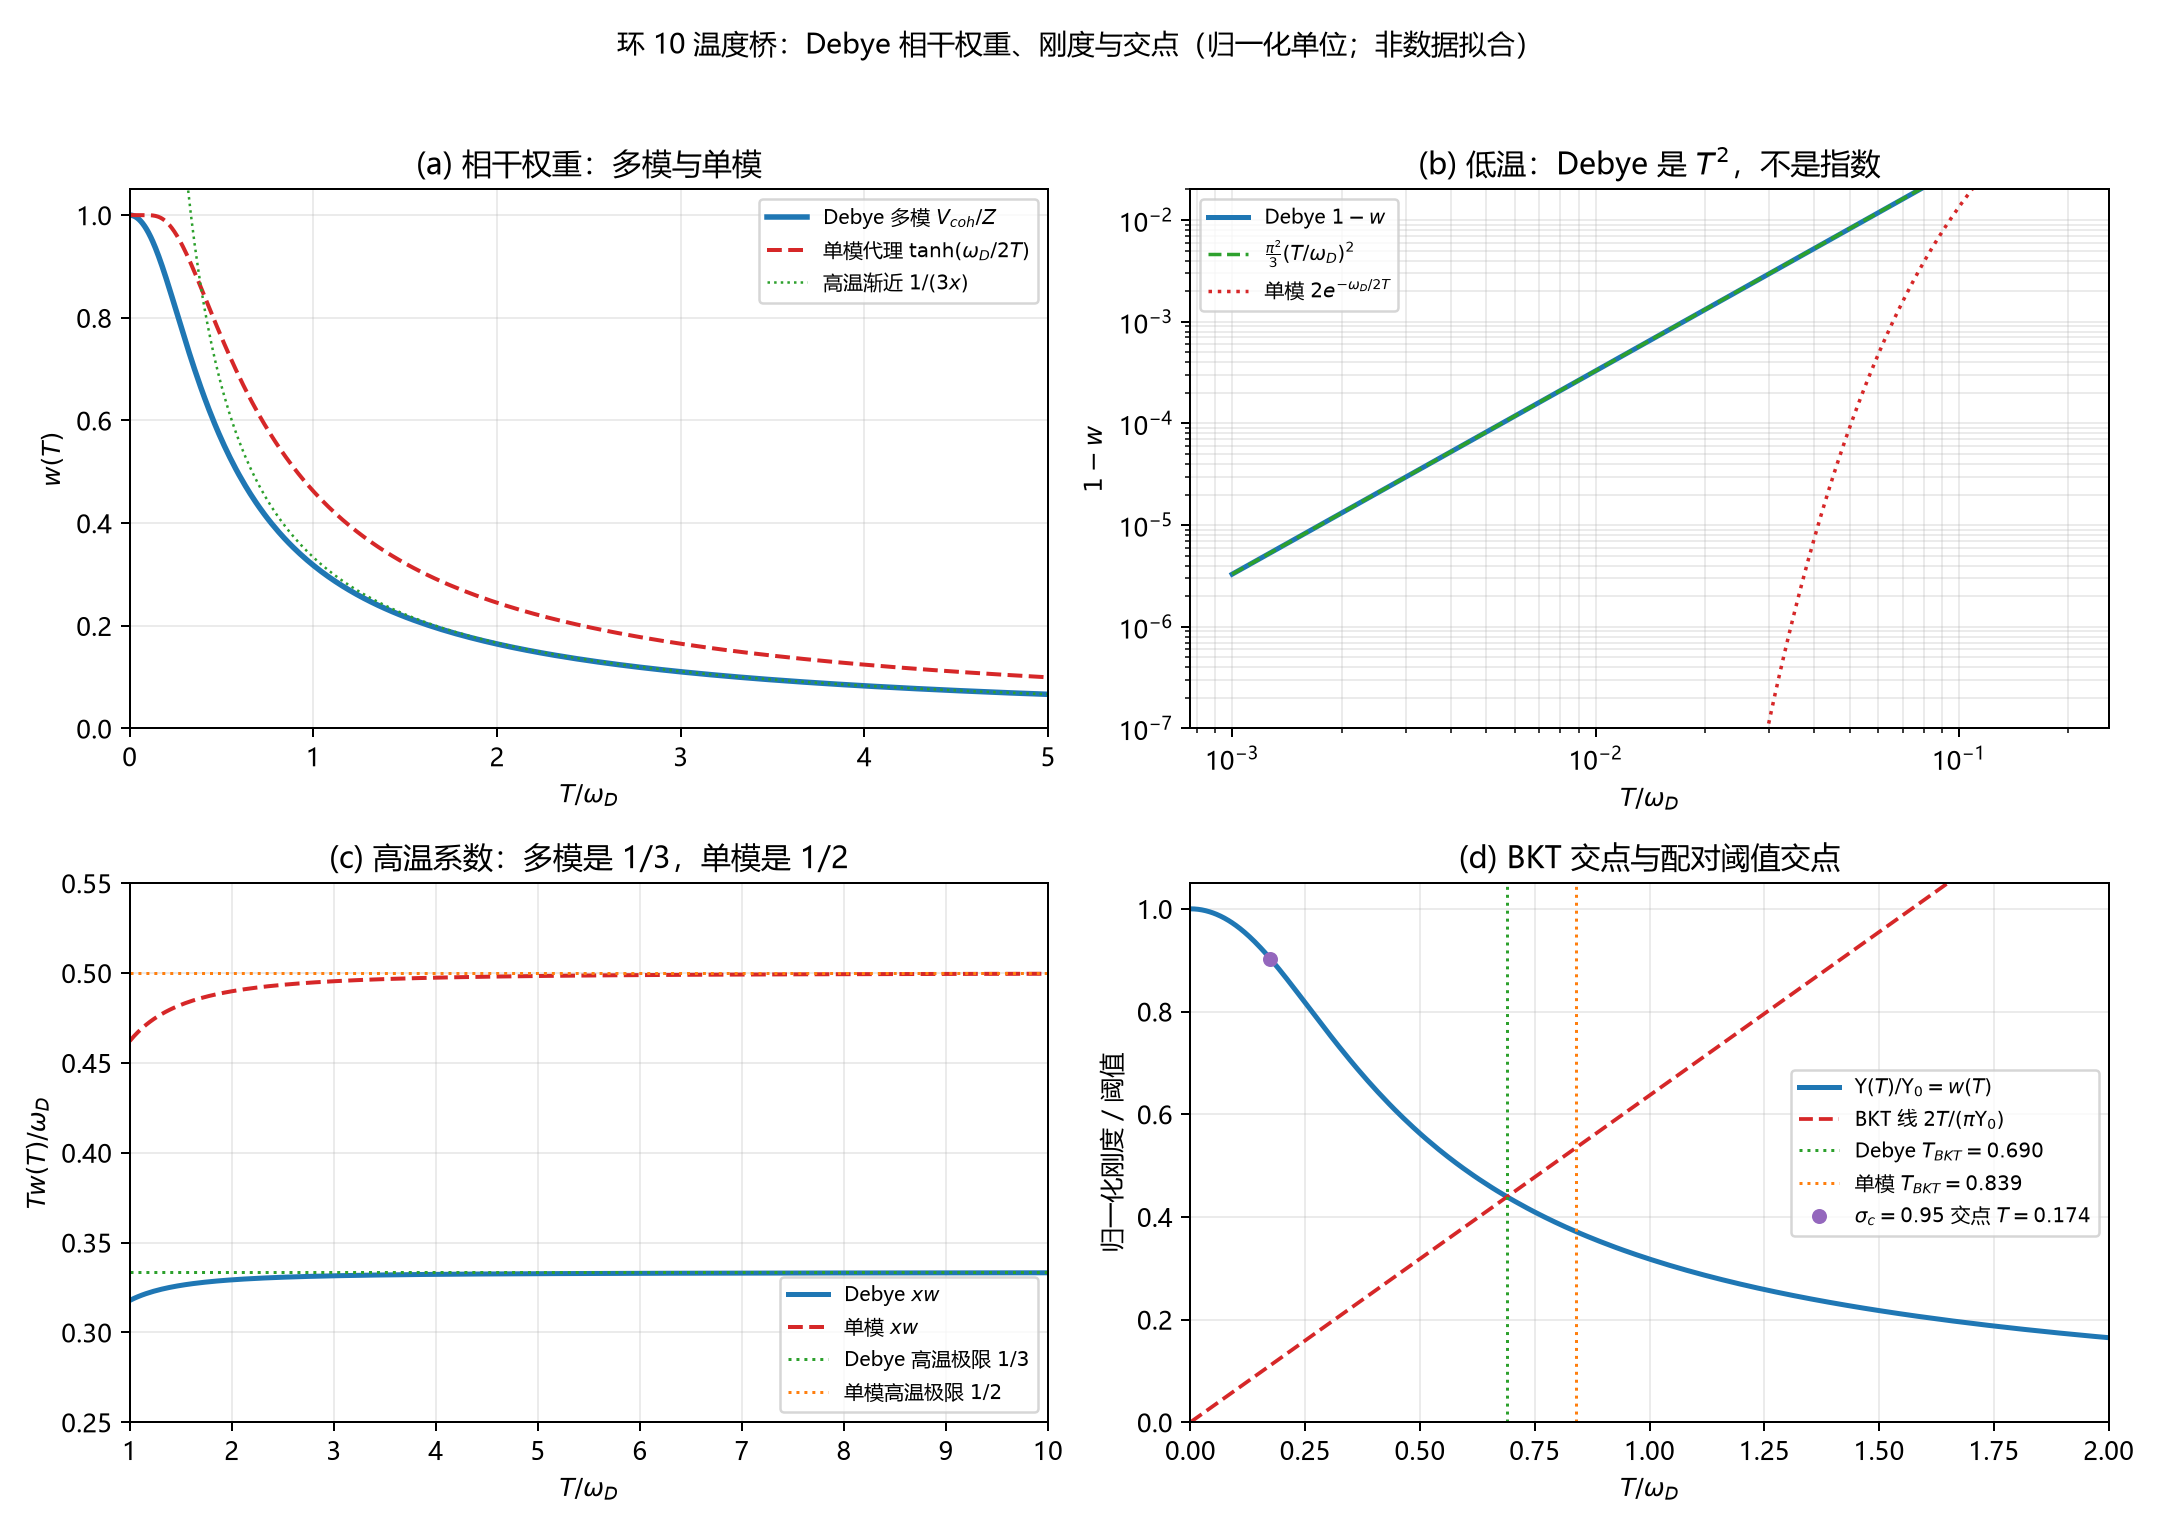

Source code (Python):
# -*- coding: utf-8 -*-
"""
环 10 温度桥：Debye 多模相干权重 vs 单模 tanh 代理。

归一化单位：omega_D = 1, k_B = 1, hbar = 1.
本脚本只核对解析恒等式、渐近标度与交点，不做数据拟合。
"""

import numpy as np
import matplotlib
matplotlib.use("Agg")
import matplotlib.pyplot as plt
import csv
from pathlib import Path

plt.rcParams["font.sans-serif"] = ["Microsoft YaHei", "SimHei", "DejaVu Sans"]
plt.rcParams["axes.unicode_minus"] = False

omega_D = 1.0
omega = np.linspace(0.0, omega_D, 40001)


def w_debye(T):
    """V_coh/Z = (2/omega_D^2) * ∫_0^omega_D omega tanh(omega/2T) domega."""
    if T <= 0:
        return 1.0
    integrand = omega * np.tanh(omega / (2.0 * T))
    return 2.0 * np.trapezoid(integrand, omega) / omega_D**2


def w_single(T):
    """06 §0.5 的单模代理 tanh(omega_D/2T)."""
    if T <= 0:
        return 1.0
    return np.tanh(omega_D / (2.0 * T))


def bisect_root(f, lo, hi, tol=1e-12, n=200):
    flo, fhi = f(lo), f(hi)
    if flo * fhi > 0:
        raise ValueError(f"root not bracketed: f({lo})={flo}, f({hi})={fhi}")
    for _ in range(n):
        mid = 0.5 * (lo + hi)
        fm = f(mid)
        if abs(fm) < tol or 0.5 * (hi - lo) < tol:
            return mid
        if flo * fm <= 0:
            hi, fhi = mid, fm
        else:
            lo, flo = mid, fm
    return 0.5 * (lo + hi)


# 温度网格：低 T 用对数，高 T 用线性，合并去重
T_lo = np.logspace(-3, 0, 240)
T_hi = np.linspace(0.0, 10.0, 260)
T = np.unique(np.concatenate([T_lo, T_hi]))

wD = np.array([w_debye(t) for t in T])
wS = np.array([w_single(t) for t in T])
x = T / omega_D
w_high = 1.0 / (3.0 * np.maximum(x, 1e-12))
w_low = 1.0 - (np.pi**2 / 3.0) * x**2
sigma_norm = np.sqrt(np.maximum(wD, 0.0))

# BKT 交点：Upsilon0=1, w(T)=2T/pi
x_BKT_D = bisect_root(lambda t: w_debye(t) - 2.0 * t / np.pi, 1e-3, 2.0)
x_BKT_S = bisect_root(lambda t: w_single(t) - 2.0 * t / np.pi, 1e-3, 2.0)

# sigma_l = sqrt(V_coh) 的阈值交点：sigma_c=0.95 => w=0.9025
sigma_c = 0.95
x_pair = bisect_root(lambda t: w_debye(t) - sigma_c**2, 1e-3, 2.0)

# 关键数值
w_low_x = 0.01
w_high_x = 10.0
vals = {
    "w_debye(Tmin)": w_debye(1e-3),
    "w_debye(Tmax)": w_debye(10.0),
    "w_single(Tmin)": w_single(1e-3),
    "w_single(Tmax)": w_single(10.0),
    "x_BKT_debye": x_BKT_D,
    "x_BKT_single": x_BKT_S,
    "x_pair_sigma0.95": x_pair,
    "w_debye(x=0.01)": w_debye(w_low_x),
    "1-w_debye(x=0.01)": 1.0 - w_debye(w_low_x),
    "(pi^2/3)x^2(x=0.01)": (np.pi**2 / 3.0) * w_low_x**2,
    "ratio_low_asym": (1.0 - w_debye(w_low_x)) / ((np.pi**2 / 3.0) * w_low_x**2),
    "w_debye(x=10)": w_debye(w_high_x),
    "x*w_debye(x=10)": w_high_x * w_debye(w_high_x),
    "x*w_single(x=10)": w_high_x * w_single(w_high_x),
}

print("== 环 10 温度桥关键数值 ==")
for k, v in vals.items():
    print(f"{k:>24s} = {v:.12g}")

print("\n== 渐近残差 ==")
print(f"max |w_debye - (1-(pi^2/3)x^2)|, x<=0.02 = "
      f"{np.max(np.abs(wD[x <= 0.02] - w_low[x <= 0.02])):.6e}")
print(f"low-T coefficient (pi^2/3) = {np.pi**2/3.0:.12g}")
print(f"max |x*w_debye - 1/3|, x>=5 = "
      f"{np.max(np.abs(x[x >= 5] * wD[x >= 5] - 1.0/3.0)):.6e}")
print(f"max |x*w_single - 1/2|, x>=5 = "
      f"{np.max(np.abs(x[x >= 5] * wS[x >= 5] - 0.5)):.6e}")

# CSV
out_dir = Path(__file__).resolve().parent
csv_path = out_dir / "环10_温度桥.csv"
with csv_path.open("w", newline="", encoding="utf-8") as f:
    writer = csv.writer(f)
    writer.writerow([
        "T_over_omegaD", "w_debye", "w_single", "w_high_asym",
        "w_low_asym", "sigma_norm", "upsilon_norm", "bkt_line", "ratio_debye_single"
    ])
    for i in range(len(T)):
        writer.writerow([
            f"{x[i]:.10g}", f"{wD[i]:.10g}", f"{wS[i]:.10g}",
            f"{w_high[i]:.10g}", f"{w_low[i]:.10g}",
            f"{sigma_norm[i]:.10g}", f"{wD[i]:.10g}",
            f"{2.0*x[i]/np.pi:.10g}",
            f"{(wD[i]/wS[i] if wS[i] > 0 else float('nan')):.10g}"
        ])

# 图像
fig, axes = plt.subplots(2, 2, figsize=(12, 8.5))

ax = axes[0, 0]
ax.plot(x, wD, label="Debye 多模 $V_{coh}/Z$", lw=2.2, color="#1f77b4")
ax.plot(x, wS, label="单模代理 $\\tanh(\\omega_D/2T)$", lw=1.6, ls="--", color="#d62728")
ax.plot(x, w_high, label="高温渐近 $1/(3x)$", lw=1.0, ls=":", color="#2ca02c")
ax.set_xlim(0, 5)
ax.set_ylim(0, 1.05)
ax.set_xlabel("$T/\\omega_D$")
ax.set_ylabel("$w(T)$")
ax.set_title("(a) 相干权重：多模与单模")
ax.legend(fontsize=8)
ax.grid(alpha=0.25)

ax = axes[0, 1]
mask = (x > 0) & (x <= 0.2)
ax.loglog(x[mask], 1.0 - wD[mask], lw=2.0, label="Debye $1-w$", color="#1f77b4")
ax.loglog(x[mask], (np.pi**2 / 3.0) * x[mask]**2, ls="--", lw=1.4,
          label="$\\frac{\\pi^2}{3}(T/\\omega_D)^2$", color="#2ca02c")
ax.loglog(x[mask], 2.0 * np.exp(-1.0 / (2.0 * x[mask])), ls=":", lw=1.4, label="单模 $2e^{-\\omega_D/2T}$", color="#d62728")
ax.set_xlabel("$T/\\omega_D$")
ax.set_ylabel("$1-w$")
ax.set_ylim(1e-7, 2e-2)
ax.set_title("(b) 低温：Debye 是 $T^2$，不是指数")
ax.legend(fontsize=8)
ax.grid(alpha=0.25, which="both")

ax = axes[1, 0]
mask = (x >= 1.0) & (x <= 10.0)
ax.plot(x[mask], x[mask] * wD[mask], lw=2.0, label="Debye $xw$", color="#1f77b4")
ax.plot(x[mask], x[mask] * wS[mask], lw=1.6, ls="--", label="单模 $xw$", color="#d62728")
ax.axhline(1.0/3.0, ls=":", lw=1.2, color="#2ca02c", label="Debye 高温极限 $1/3$")
ax.axhline(1.0/2.0, ls=":", lw=1.2, color="#ff7f0e", label="单模高温极限 $1/2$")
ax.set_xlim(1, 10)
ax.set_ylim(0.25, 0.55)
ax.set_xlabel("$T/\\omega_D$")
ax.set_ylabel("$T w(T)/\\omega_D$")
ax.set_title("(c) 高温系数：多模是 1/3，单模是 1/2")
ax.legend(fontsize=8)
ax.grid(alpha=0.25)

ax = axes[1, 1]
ax.plot(x, wD, lw=2.0, label="$\\Upsilon(T)/\\Upsilon_0=w(T)$", color="#1f77b4")
ax.plot(x, 2.0 * x / np.pi, lw=1.5, ls="--", label="BKT 线 $2T/(\\pi\\Upsilon_0)$", color="#d62728")
ax.axvline(x_BKT_D, ls=":", lw=1.2, color="#2ca02c", label=f"Debye $T_{{BKT}}={x_BKT_D:.3f}$")
ax.axvline(x_BKT_S, ls=":", lw=1.2, color="#ff7f0e", label=f"单模 $T_{{BKT}}={x_BKT_S:.3f}$")
ax.plot(x_pair, sigma_c**2, "o", ms=5, color="#9467bd", label=f"$\\sigma_c=0.95$ 交点 $T={x_pair:.3f}$")
ax.set_xlim(0, 2.0)
ax.set_ylim(0, 1.05)
ax.set_xlabel("$T/\\omega_D$")
ax.set_ylabel("归一化刚度 / 阈值")
ax.set_title("(d) BKT 交点与配对阈值交点")
ax.legend(fontsize=8)
ax.grid(alpha=0.25)

fig.suptitle("环 10 温度桥：Debye 相干权重、刚度与交点（归一化单位；非数据拟合）", fontsize=11)
fig.tight_layout(rect=[0, 0, 1, 0.96])
png_path = out_dir / "环10_温度桥.png"
fig.savefig(png_path, dpi=180)
print(f"\nSaved: {csv_path.name}, {png_path.name}")
